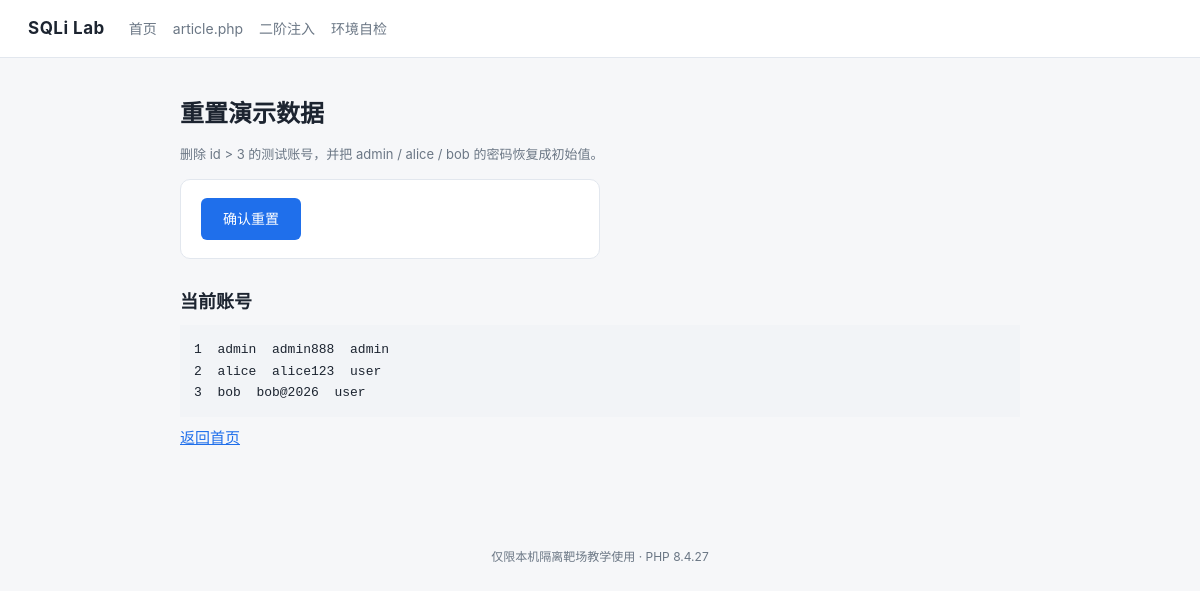
Screenshot of /second/reset.php with the database file from the repository.
### tables this page shows
CREATE TABLE users (
    id         INT UNSIGNED NOT NULL AUTO_INCREMENT,
    username   VARCHAR(64)  NOT NULL,
    password   VARCHAR(64)  NOT NULL,
    role       VARCHAR(16)  NOT NULL DEFAULT 'user',
    created_at DATETIME     NOT NULL DEFAULT CURRENT_TIMESTAMP,
    PRIMARY KEY (id),
    UNIQUE KEY uk_username (username)
);

### second/reset.php (the view, shortened to what this page needs)
<?php
require dirname(__DIR__) . '/config.php';
$db = db();
?>
<h1>重置演示数据</h1>
<p class="muted">删除 id &gt; 3 的测试账号，并把 admin / alice / bob 的密码恢复成初始值。</p>
<form method="post" action="<?= BASE_URL ?>/second/reset.php" class="card">
    <button type="submit">确认重置</button>
</form>
<h2>当前账号</h2>
<pre><?php
$res = $db->query('SELECT id, username, password, role FROM users ORDER BY id');
while ($res !== false && ($row = $res->fetch_assoc())) {
    echo h($row['id'] . '  ' . $row['username'] . '  ' . $row['password'] . '  ' . $row['role']) . "\n";
}
?></pre>
<p><a href="<?= BASE_URL ?>/index.php">返回首页</a></p>

### style.css (style rules this page uses)
:root { --bg: #f6f7f9; --panel: #ffffff; --ink: #1c2430; --muted: #6b7785; --line: #e2e7ee; --accent: #1f6feb; --ok: #0f7b3e; --bad: #b42318; --code: #f2f4f7; }
* { box-sizing: border-box; }
body { margin: 0; background: var(--bg); color: var(--ink); font: 15px/1.7 -apple-system, "Segoe UI", "Microsoft YaHei", sans-serif; }
h1 { font-size: 24px; margin: 8px 0 4px; }
h2 { font-size: 18px; margin: 28px 0 8px; }
p { margin: 8px 0; }
a { color: var(--accent); }
.muted { color: var(--muted); font-size: 13px; }
.card { background: var(--panel); border: 1px solid var(--line); border-radius: 10px; padding: 18px 20px; margin: 14px 0; }
form.card { display: flex; flex-direction: column; gap: 12px; max-width: 420px; }
button { align-self: flex-start; padding: 9px 22px; border: 0; border-radius: 6px; background: var(--accent); color: #fff; font: inherit; font-size: 14px; cursor: pointer; }
pre { margin: 0; padding: 14px; background: var(--code); font: 13px/1.65 "JetBrains Mono", Consolas, monospace; white-space: pre-wrap; word-break: break-all; }

### rows the page displays
users: id+username+password "1 admin admin888 admin"
users: id+username+password "2 alice alice123 user"
users: id+username+password "3 bob bob@2026 user"

### other values shown
PHP_VERSION "8.4.27"
